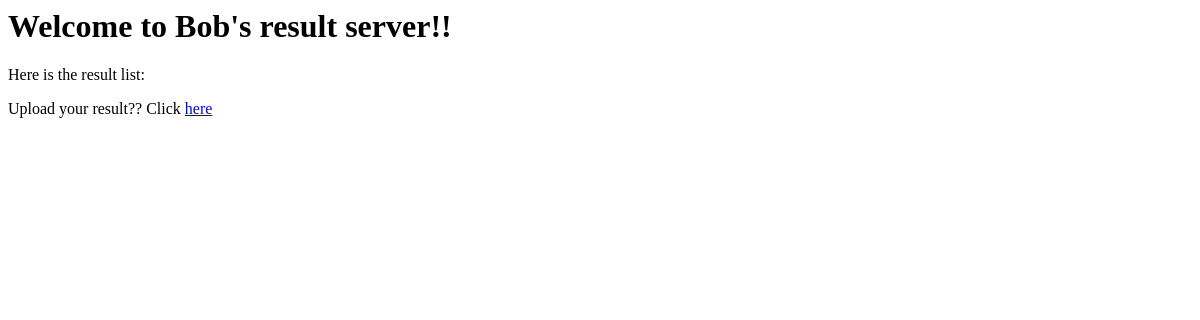
Before: /bob/ with the older database file.
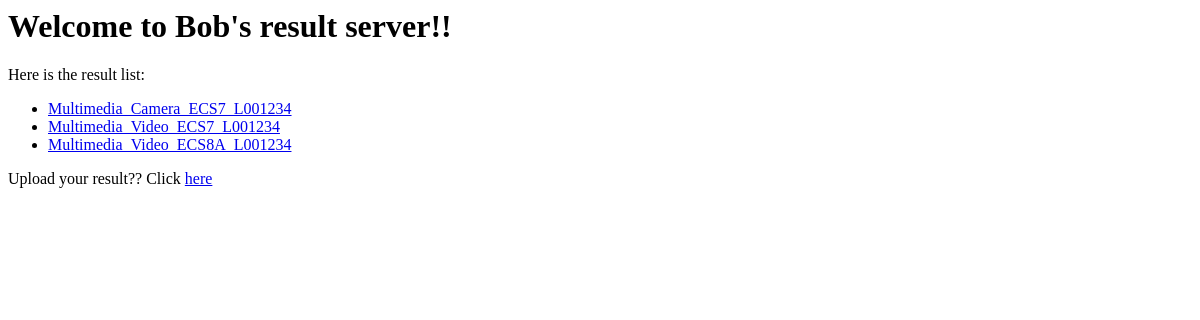
After: the same page with the newer database file.
### bob/models.py (models this page shows)
class ExecutionPlan(models.Model):
    platform =  models.CharField(max_length = 200)
    build_img =  models.CharField(max_length = 100)
    domain =  models.CharField(max_length = 50)
    def __str__(self):
        return "%s_%s_%s"%(self.domain, self.platform, self.build_img)

### bob/views.py (the view)
def index(request):
    plans = ExecutionPlan.objects.all()
    return render(request, 'bob/index.html',{'plans': plans})

### templates/bob/index.html
<h1>Welcome to Bob's result server!!</h1>
<p>Here is the result list:</p>
<ul>
{% for plan in plans %}
      <li><a href="{% url 'bob:result' plan.id %}">{{ plan }}</a></li>
{% endfor %}
</ul>
<p>Upload your result?? Click <a href="{% url 'bob:result-upload' %}">here</a></p>

Changed rows visible on the page:
added ExecutionPlan: domain+platform+build_img "Multimedia_Camera_ECS7_L001234"
added ExecutionPlan: domain+platform+build_img "Multimedia_Video_ECS7_L001234"
added ExecutionPlan: domain+platform+build_img "Multimedia_Video_ECS8A_L001234"
